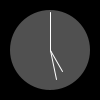
Frame 1 (no input)
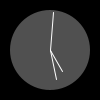
Frame 60 (the mouse pressed at the canvas centre just before this capture)
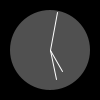
Frame 120 (the mouse held since frame 60 and released just before this capture)

The Processing sketch that drew these frames (run headless with seeded random() and noise(); from frame 60 on, the mouse is pressed at the canvas centre):

// Processing sketch: Ex_05
// ── Ex_05.pde
void setup() {
  size(100, 100);
  stroke(255);
}

void draw() {
  background(0);
  fill(80);
  noStroke();
  // Angles for sin() and cos() start a 3 o'clock,
  // subtract HALF_PI to make them start at the top
  ellipse(50, 50, 80, 80);
  float s = map(second(), 0, 60, 0, TWO_PI) - HALF_PI;
  float m = map(minute(), 0, 60, 0, TWO_PI) - HALF_PI;
  float h = map(hour() % 12, 0, 12, 0, TWO_PI) - HALF_PI;
  stroke(255);
  line(50, 50, cos(s) * 38 + 50, sin(s) * 38 + 50);
  line(50, 50, cos(m) * 30 + 50, sin(m) * 30 + 50);
  line(50, 50, cos(h) * 25 + 50, sin(h) * 25 + 50);
}
